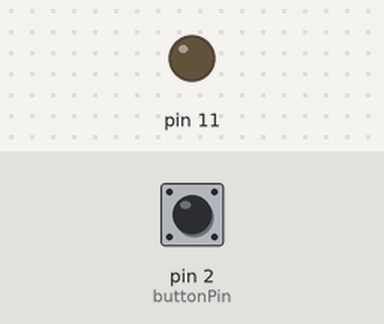
Recording of a sketch running on a simulated Arduino Uno, built with avr-gcc and run on an emulated ATmega328P. On the bench: output pins drawn as LEDs (lit = HIGH). The inputs (shaded band) are chosen by the test bench; at power-on: pin 2 (buttonPin) LOW. What the sketch prints to the serial monitor is not drawn.

Above: at 1.2 s.
1.3 s: pin 2 (buttonPin) pulled HIGH for 0.15 s
At 1.38 s:
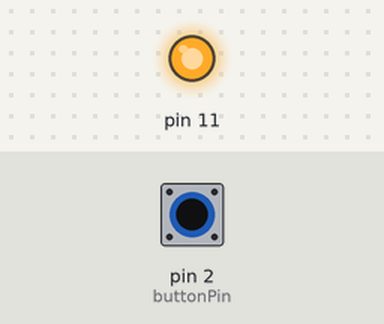
2.9 s: pin 2 (buttonPin) pulled HIGH for 3.2 s
At 6.7 s:
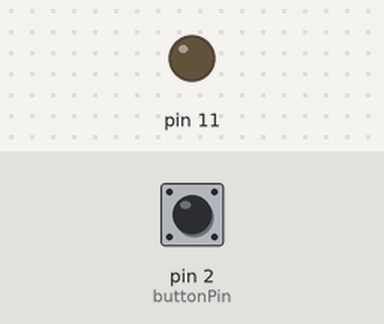
Timing chart, 0 to 8.2 s (numbered marks = the images above; inputs shaded):
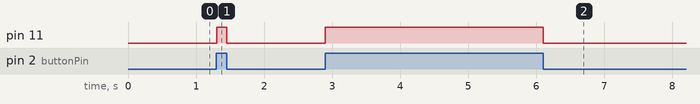

Measured:
- after the input at 1.3 s, pin 11: LOW → HIGH at once, → LOW 0.15 s later
- after the input at 2.9 s, pin 11: LOW → HIGH at once, → LOW 3.2 s later

The sketch:

sketch_may03a.ino
```cpp
const int buttonPin = 2;
int buttonState;             // the current reading from the input pin
int transp =0;   // the previous reading from the input pin

void setup() {
  Serial.begin(9600);

  pinMode(buttonPin, INPUT);
  pinMode(11, OUTPUT);
}

void loop() {
  int reading = digitalRead(buttonPin);

  if (reading == HIGH) {
    transp =255;
  } else {
    transp =0;
  }

  digitalWrite(11, reading);
  Serial.println(transp);

}
```
